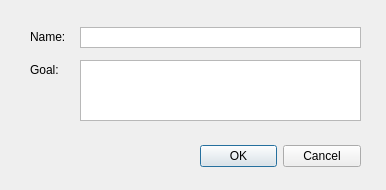
<?xml version="1.0" encoding="UTF-8"?>
<ui version="4.0">
 <class>Dialog_createTask</class>
 <widget class="QDialog" name="Dialog_createTask">
  <property name="geometry">
   <rect>
    <x>0</x>
    <y>0</y>
    <width>386</width>
    <height>190</height>
   </rect>
  </property>
  <property name="windowTitle">
   <string>Create New Task</string>
  </property>
  <widget class="QDialogButtonBox" name="buttonBox">
   <property name="geometry">
    <rect>
     <x>200</x>
     <y>140</y>
     <width>161</width>
     <height>32</height>
    </rect>
   </property>
   <property name="orientation">
    <enum>Qt::Horizontal</enum>
   </property>
   <property name="standardButtons">
    <set>QDialogButtonBox::Cancel|QDialogButtonBox::Ok</set>
   </property>
  </widget>
  <widget class="QLabel" name="label_3">
   <property name="geometry">
    <rect>
     <x>30</x>
     <y>63</y>
     <width>47</width>
     <height>13</height>
    </rect>
   </property>
   <property name="text">
    <string>Goal:</string>
   </property>
  </widget>
  <widget class="QLabel" name="label">
   <property name="geometry">
    <rect>
     <x>30</x>
     <y>30</y>
     <width>47</width>
     <height>13</height>
    </rect>
   </property>
   <property name="text">
    <string>Name:</string>
   </property>
  </widget>
  <widget class="QTextEdit" name="textEdit_goal">
   <property name="geometry">
    <rect>
     <x>80</x>
     <y>60</y>
     <width>281</width>
     <height>61</height>
    </rect>
   </property>
   <property name="verticalScrollBarPolicy">
    <enum>Qt::ScrollBarAlwaysOff</enum>
   </property>
   <property name="horizontalScrollBarPolicy">
    <enum>Qt::ScrollBarAlwaysOff</enum>
   </property>
  </widget>
  <widget class="QTextEdit" name="textEdit_name">
   <property name="geometry">
    <rect>
     <x>80</x>
     <y>27</y>
     <width>281</width>
     <height>21</height>
    </rect>
   </property>
   <property name="verticalScrollBarPolicy">
    <enum>Qt::ScrollBarAlwaysOff</enum>
   </property>
   <property name="horizontalScrollBarPolicy">
    <enum>Qt::ScrollBarAlwaysOff</enum>
   </property>
  </widget>
 </widget>
 <resources/>
 <connections>
  <connection>
   <sender>buttonBox</sender>
   <signal>accepted()</signal>
   <receiver>Dialog_createTask</receiver>
   <slot>accept()</slot>
   <hints>
    <hint type="sourcelabel">
     <x>248</x>
     <y>254</y>
    </hint>
    <hint type="destinationlabel">
     <x>157</x>
     <y>274</y>
    </hint>
   </hints>
  </connection>
  <connection>
   <sender>buttonBox</sender>
   <signal>rejected()</signal>
   <receiver>Dialog_createTask</receiver>
   <slot>reject()</slot>
   <hints>
    <hint type="sourcelabel">
     <x>316</x>
     <y>260</y>
    </hint>
    <hint type="destinationlabel">
     <x>286</x>
     <y>274</y>
    </hint>
   </hints>
  </connection>
 </connections>
</ui>
